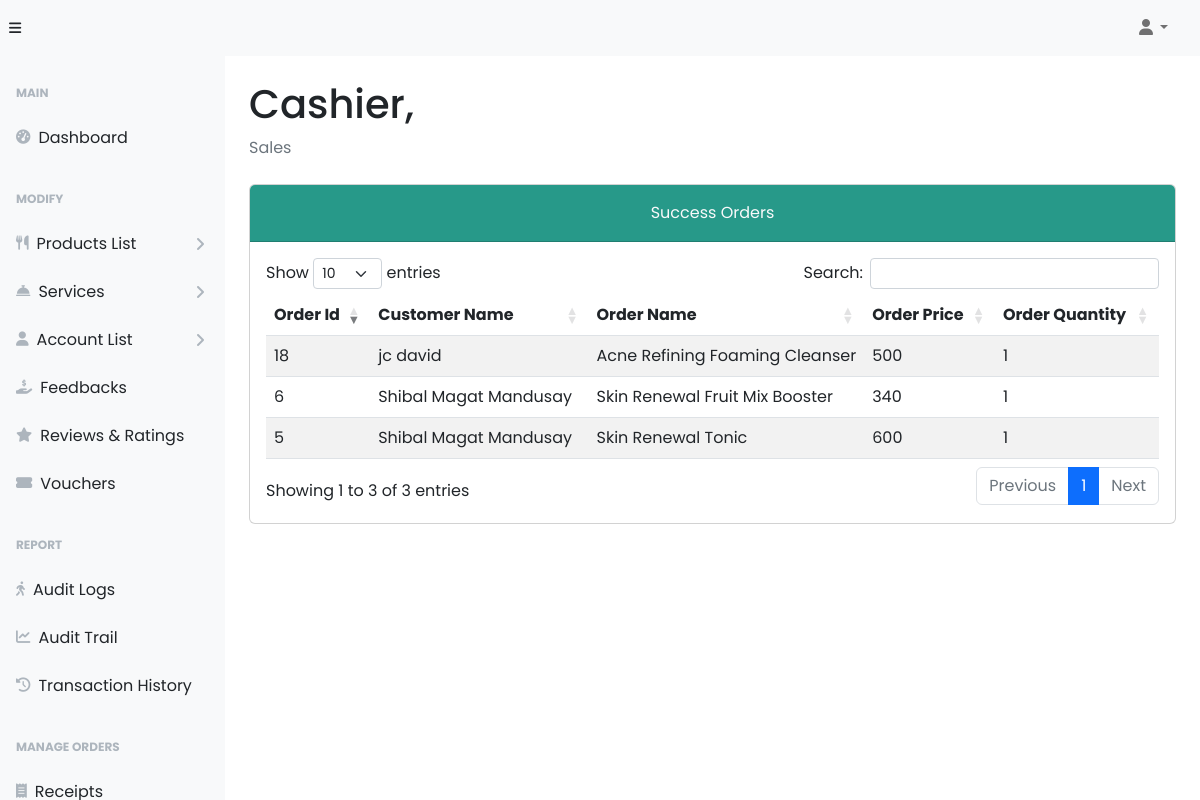
The page /admin/claimedOrders.php (signed in) on the database as committed earlier.
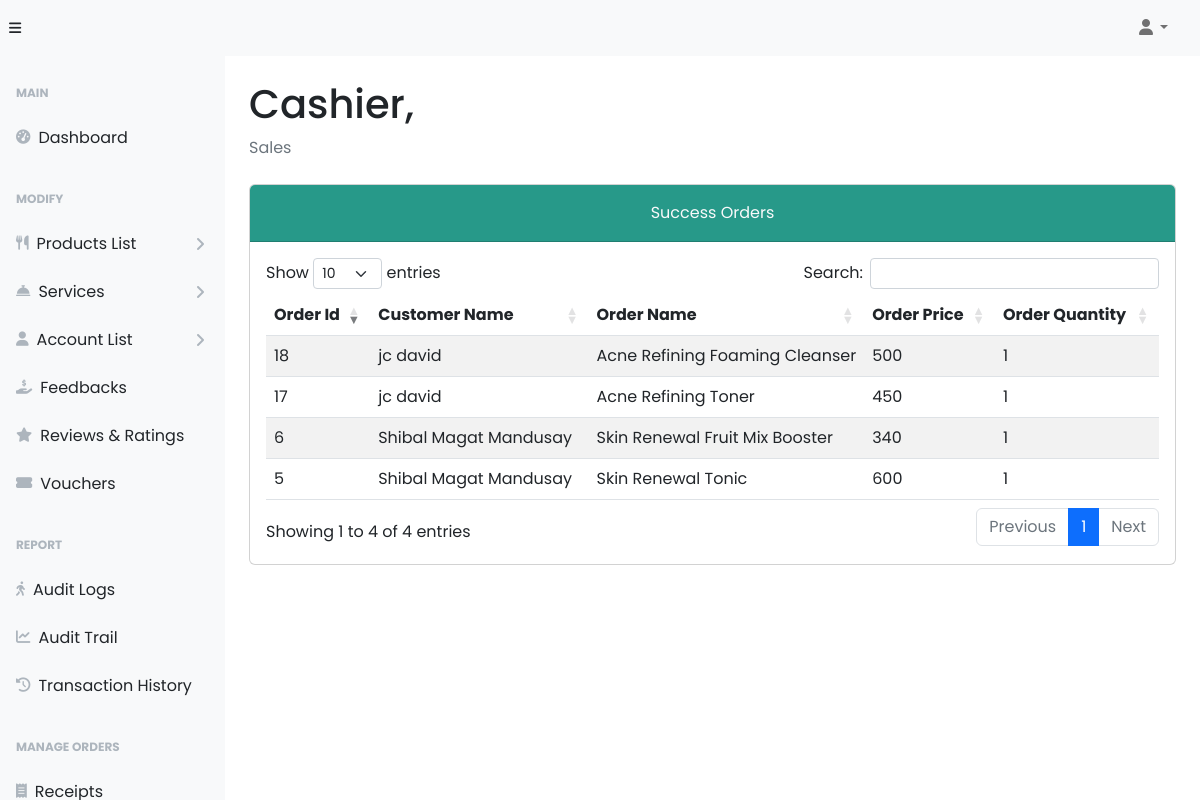
The same page on the database as committed later.
### tables this page shows
CREATE TABLE `tbl_cart` (
  `item_id` int(11) NOT NULL,
  `prod_id` int(11) NOT NULL,
  `prod_qnty` int(11) NOT NULL,
  `order_date` date DEFAULT NULL,
  `status_id` int(11) NOT NULL DEFAULT 1,
  `account_id` int(11) NOT NULL
);

CREATE TABLE `tbl_products` (
  `prod_id` int(11) NOT NULL,
  `prod_name` varchar(255) NOT NULL,
  `prod_price` int(11) NOT NULL,
  `prod-short-desc` varchar(255) NOT NULL,
  `prod_description` text NOT NULL,
  `concern_id` int(11) NOT NULL,
  `ingredients_id` int(11) NOT NULL,
  `prod_stocks` int(11) NOT NULL,
  `prod_discount` int(11) NOT NULL,
  `prod_img` varchar(255) NOT NULL,
  `prod_hover_img` varchar(255) NOT NULL
);

### admin/claimedOrders.php (the view, shortened to what this page needs)
<?php
require_once("../backend/config/config.php");
?>
<!DOCTYPE html>
<html lang="en">
<head>
    <link href="https://cdnjs.cloudflare.com/ajax/libs/font-awesome/6.5.1/css/all.min.css" rel="stylesheet">
    <link rel="stylesheet" href="../styles/dataTables.min.css">
    <link rel="stylesheet" href="../plugins/dataTables.bootstrap5.min.css">
    <link rel="stylesheet" href="../styles/bootsrap5-min.css">
    <link rel="stylesheet" href="../styles/card-general.css">
</head>
<body class="sb-nav-fixed">
  <?php require_once("./navbar.php"); ?>
  <div id="layoutSidenav">
    <?php require_once("./sidebar.php"); ?>
    <div id="layoutSidenav_content">
      <main>
        <div class="container-fluid px-4">
          <h1 class="mt-4" id="full_name">Cashier,</h1>
          <ol class="breadcrumb mb-4">
            <li class="breadcrumb-item active">Sales</li>
          </ol>
          <div class="card mb-5">
            <div class="card-header bg-success pt-3">
              <div class="text-center">
                <p class="card-title text-light">Success Orders</p>
              </div>
            </div>
            <div class="card-body">
              <table id="residenceAccounts" class="table table-striped nowrap" style="width:100%">
                <thead>
                  <tr>
                    <th>Order Id</th>
                    <th>Customer Name</th>
                    <th>Order Name</th>
                    <th>Order Price</th>
                    <th>Order Quantity</th>
                  </tr>
                </thead>
                <tbody>
                  <?php
                  $query = "SELECT tc.item_id, tc.account_id, tc.prod_id, tc.prod_qnty,
                            tp.prod_name, tp.prod_price,
                            CONCAT(ta.first_name, ' ', ta.middle_name, ' ', ta.last_name) as full_name,
                            ta.contact, ta.address
                            FROM tbl_cart tc
                            INNER JOIN tbl_products tp ON tp.prod_id = tc.prod_id
                            INNER JOIN tbl_account_details ta ON ta.ac_id = tc.account_id
                            WHERE tc.status_id = 2;";
                  $stmt = $conn->prepare($query);
                  $stmt->execute();
                  $result = $stmt->get_result();
                  while ($data = $result->fetch_assoc()) {
                  ?>
                  <tr>
                    <td><?php echo htmlspecialchars($data['item_id']); ?></td>
                    <td><?php echo htmlspecialchars($data['full_name']); ?></td>
                    <td><?php echo htmlspecialchars($data['prod_name']); ?></td>
                    <td><?php echo htmlspecialchars($data['prod_price']); ?></td>
                    <td><?php echo $data["prod_qnty"]; ?></td>
                  </tr>
                  <?php
                  }
                  ?>
                </tbody>
              </table>
            </div>
          </div>
        </div>
      </main>
    </div>
  </div>
  <link rel="stylesheet" href="../styles/dataTables.min.css">
</body>
</html>

Rows that differ between the two databases and show on the page:
now on this page (row edited): tbl_cart: item_id "17", full_name "jc david", tbl_products.prod_name "Acne Refining Toner", tbl_products.prod_price "450", prod_qnty "1"
Other text that changed with them:
text written by a page script: "Show entries Search: Showing 1 to 3 of 3 entries Previous 1 Next" → "Show entries Search: Showing 1 to 4 of 4 entries Previous 1 Next"
